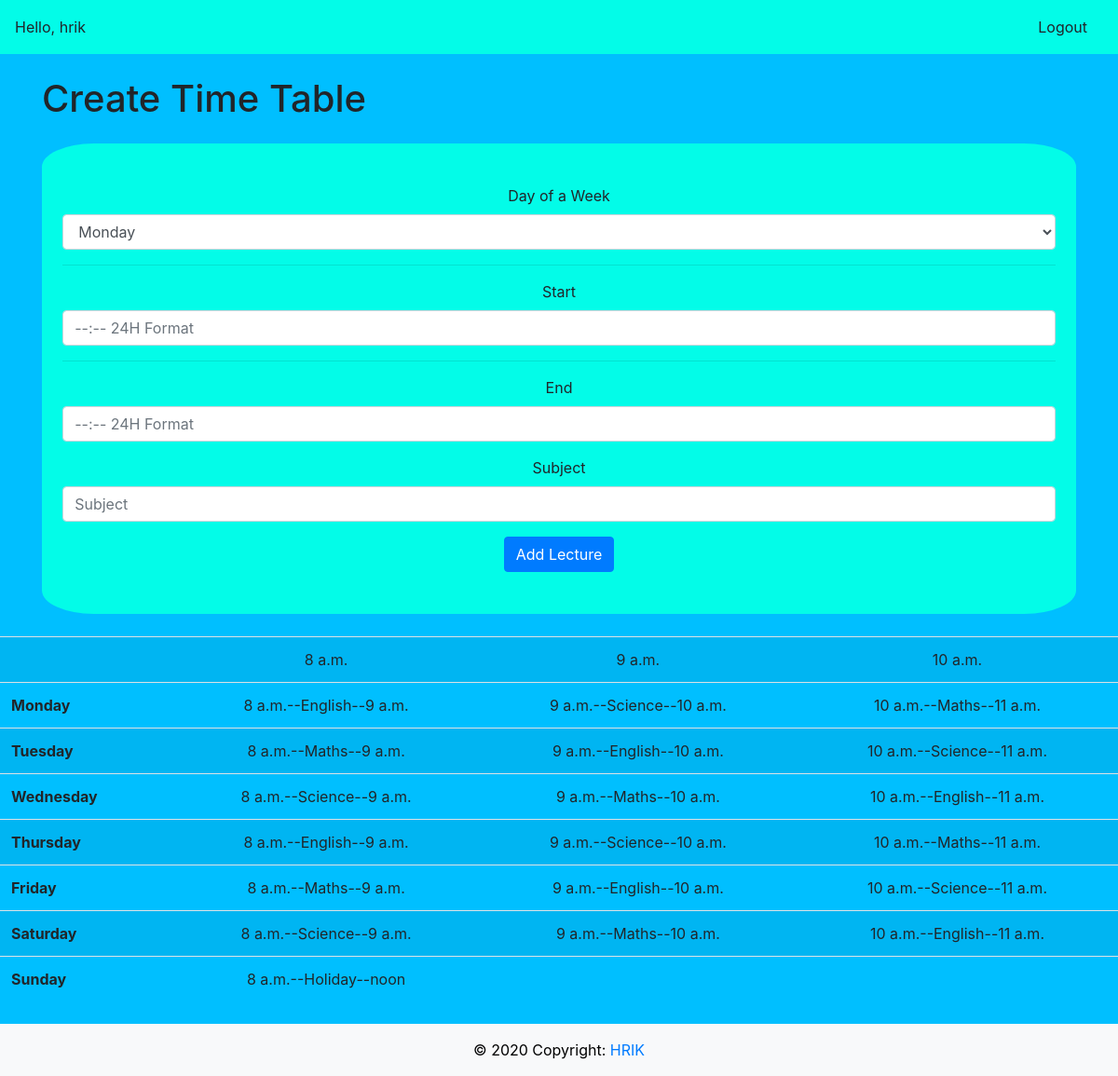
The app's page / (signed in) with its own data.
### table/models.py (models this page shows, shortened)
class Day(models.Model):
    DAYS = (
        ('Monday', 'Monday'),
        ('Tuesday', 'Tuesday'),
        ('Wednesday', 'Wednesday'),
        ('Thursday', 'Thursday'),
        ('Friday', 'Friday'),
        ('Saturday', 'Saturday'),
        ('Sunday', 'Sunday')
    )
    user = models.ForeignKey(
        get_user_model(), on_delete=models.CASCADE, default=1)
    day_name = models.CharField('Day of the week', max_length=64, choices=DAYS)
    start_time = models.TimeField('Start')
    end_time = models.TimeField('End')
    subject = models.CharField('Subject Name', max_length=64)

### table/views.py (the view)
# urls.py: path('', index, name='index'),
@login_required(login_url='login')
def index(request):
    try:
        if request.method == 'POST':
            day = request.POST.get('day')
            start_time = request.POST.get('start_time')
            end_time = request.POST.get('end_time')
            subject = request.POST.get('subject')
            Day.objects.create(user=request.user, day_name=day,
                               start_time=start_time, end_time=end_time, subject=subject)
    except:
        messages.info(
            request, 'You have to response to all fields in proper format')
    slots = Day.objects.filter(user=request.user).order_by('start_time')
    times = []
    for time in slots:
        temp = time.start_time
        if temp in times:
            continue
        times.append(temp)
    Days = {
        'Monday': Day.objects.filter(user=request.user).filter(day_name='Monday').order_by('start_time'),
        'Tuesday': Day.objects.filter(user=request.user).filter(day_name='Tuesday').order_by('start_time'),
        'Wednesday': Day.objects.filter(user=request.user).filter(day_name='Wednesday').order_by('start_time'),
        'Thursday': Day.objects.filter(user=request.user).filter(day_name='Thursday').order_by('start_time'),
        'Friday': Day.objects.filter(user=request.user).filter(day_name='Friday').order_by('start_time'),
        'Saturday': Day.objects.filter(user=request.user).filter(day_name='Saturday').order_by('start_time'),
        'Sunday': Day.objects.filter(user=request.user).filter(day_name='Sunday').order_by('start_time')
    }
    content = {
        'Days': Days,
        'times': times
    }
    return render(request, 'table/dashboard.html', content)

### table/templates/table/dashboard.html (shortened to what this page needs)
{% extends 'table/home.html' %} {% block title %} Dashboard {% endblock %}
{% block body %}
{% include 'table/navbar_user.html' %}
<div class="container">
  <h1 class="mt-4 mb-4">Create Time Table</h1>
  <form class="table-form" action="" method="POST">
    <div class="form-group">
    <label for="exampleFormControlSelect1">Day of a Week</label>
    <select class="form-control" name='day' id="exampleFormControlSelect1">
      <option>Monday</option>
    </select>
    </div>
      <hr>
    <div class="form-group">
        <label for="exampleInputPassword1">Start</label>
        <input type="text" name="start_time" placeholder="--:-- 24H Format" class="form-control">
    </div>
      <hr>
    <div class="form-group">
      <label for="exampleInputPassword1">End</label>
      <input type="text" name="end_time" placeholder="--:-- 24H Format" class="form-control">
    </div>
    <div class="form-group">
      <label for="exampleInputPassword1">Subject</label>
      <input type="text" name="subject" placeholder="Subject" class="form-control">
    </div>
    <button class='btn btn-primary'>Add Lecture</button>
  </form>
</div>
<div class="mt-4 mb-4">
  <table class="table table-striped">
    <tr>
      <td>  </td>
      {% for time in times %}
        <td style="text-align: center;">{{ time }}</td>
      {% endfor %}
    </tr>
    {% for Day, lectures in Days.items %}
    <tr>
      <th scope="row">{{ Day }}</td>
      {% for time in times %}
      <td class="block">
        {% for lecture in lectures %}
        {% if time == lecture.start_time %}
        <div class="lecture">{{ lecture.start_time }}--{{ lecture.subject }}--{{ lecture.end_time }}</div>
        {% endif %}
        {% endfor %}
      </td>
      {% endfor %}
    </tr>
    {% endfor %}
  </table>
</div>
{% endblock %}

### table/templates/table/navbar_user.html
<nav class="navbar navbar-light" style="background-color: #03fce8;">
  <span>Hello, {{ request.user }}</span>
  <ul class="nav justify-content-end">
    <li class="nav-item">
      <a class="btn nav-link" href="{% url 'logout' %}">Logout</a>
    </li>
  </ul>
</nav>

### static/css/main.css (style rules this page uses)
body { background-color: #0040ff; }
.block { position: relative; text-align: center; }
.lecture { opacity: 1; display: block; transition: 0.5s ease; backface-visibility: hidden; }
.table-form { top: 5%; left: 30%; right: 30%; background-color: #03fce8; padding: 4% 2% 4% 2%; border-radius: 5%; text-align: center; }

### records on screen
Day: times "8 a.m.", start_time "8 a.m.", subject "English", end_time "9 a.m."
Day: times "9 a.m.", start_time "9 a.m.", subject "Science", end_time "10 a.m."
Day: times "10 a.m.", start_time "10 a.m.", subject "Maths", end_time "11 a.m."
Day: start_time "8 a.m.", subject "Maths", end_time "9 a.m."
Day: start_time "9 a.m.", subject "English", end_time "10 a.m."
Day: start_time "10 a.m.", subject "Science", end_time "11 a.m."
Day: start_time "8 a.m.", subject "Science", end_time "9 a.m."
Day: start_time "9 a.m.", subject "Maths", end_time "10 a.m."
Day: start_time "10 a.m.", subject "English", end_time "11 a.m."
Day: start_time "8 a.m.", subject "English", end_time "9 a.m."
Day: start_time "9 a.m.", subject "Science", end_time "10 a.m."
Day: start_time "10 a.m.", subject "Maths", end_time "11 a.m."
Day: start_time "8 a.m.", subject "Maths", end_time "9 a.m."
Day: start_time "9 a.m.", subject "English", end_time "10 a.m."
Day: start_time "10 a.m.", subject "Science", end_time "11 a.m."
Day: start_time "8 a.m.", subject "Science", end_time "9 a.m."
Day: start_time "9 a.m.", subject "Maths", end_time "10 a.m."
Day: start_time "10 a.m.", subject "English", end_time "11 a.m."
Day: start_time "8 a.m.", subject "Holiday", end_time "noon"

### other values on screen
{{ request.user }} "hrik"
{{ Day }} "Monday" "Tuesday" "Wednesday" "Thursday" "Friday" "Saturday" "Sunday"
